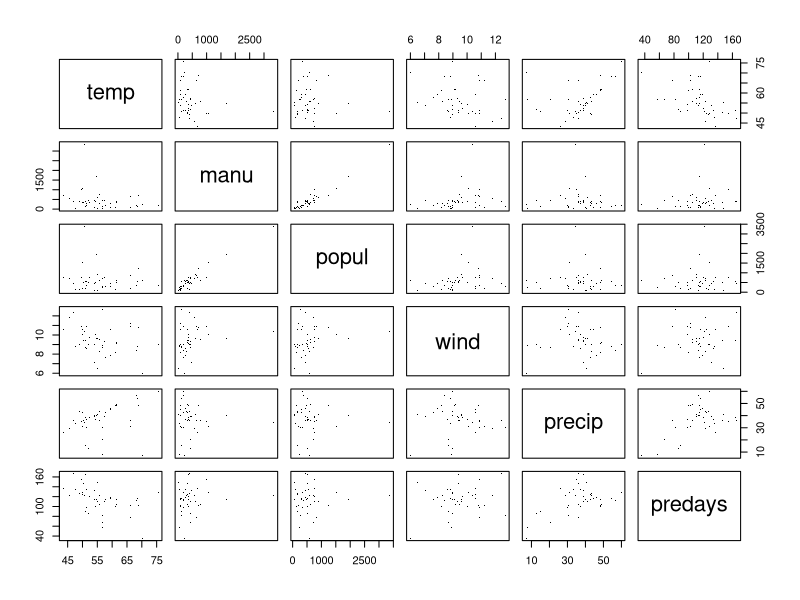
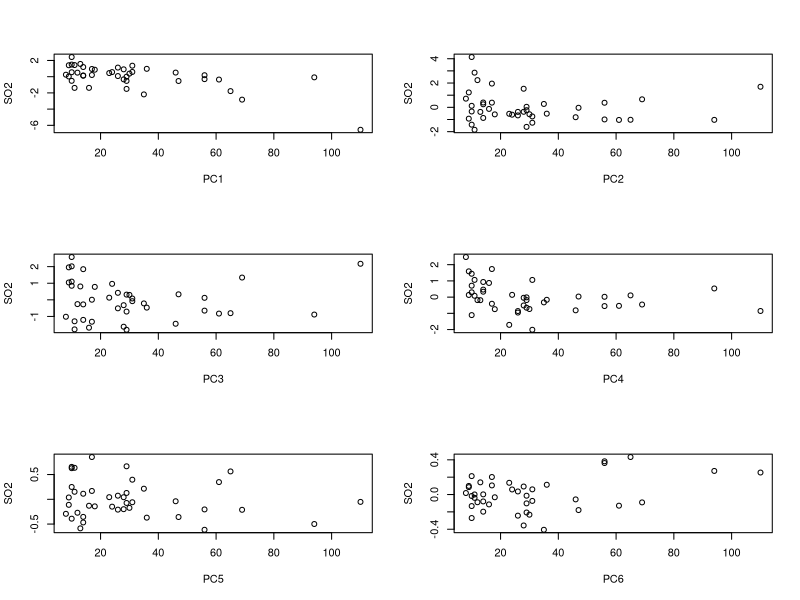

Write the R code that produced these figures, in order.
## ---- chunk 1
knitr::opts_chunk$set(echo = TRUE)
## ---- chunk 2
dt <- read.csv('USairpopulation.csv')
dl = dt[,-1]

dl.cor <- cor(dl)
usair_pca = princomp(dl[,-1], cor=T)
usair_pca
## ---- chunk 3
pairs(dl[,-1], pch='.', cex=1.1)
## ---- chunk 4
usair_pca$scores
cor(usair_pca$scores)
## ---- chunk 5
par(mfrow=c(3,2))
out <- sapply(1:6, function(i) {
  plot(dt$SO2, usair_pca$scores[, i],
       xlab = paste("PC", i, sep=""),
       ylab = "SO2")
})
## ---- chunk 6
usair_reg <- lm(SO2 ~ usair_pca$scores[, c(1,4,6)], data=dl)
summary(usair_reg)
